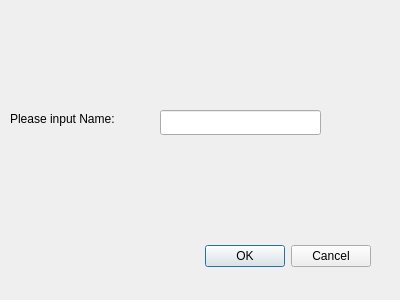
<?xml version="1.0" encoding="UTF-8"?>
<ui version="4.0">
 <class>ConnectionEdit</class>
 <widget class="QDialog" name="ConnectionEdit">
  <property name="geometry">
   <rect>
    <x>0</x>
    <y>0</y>
    <width>400</width>
    <height>300</height>
   </rect>
  </property>
  <property name="windowTitle">
   <string>Edit</string>
  </property>
  <widget class="QDialogButtonBox" name="buttonBox">
   <property name="geometry">
    <rect>
     <x>30</x>
     <y>240</y>
     <width>341</width>
     <height>32</height>
    </rect>
   </property>
   <property name="orientation">
    <enum>Qt::Horizontal</enum>
   </property>
   <property name="standardButtons">
    <set>QDialogButtonBox::Cancel|QDialogButtonBox::Ok</set>
   </property>
  </widget>
  <widget class="QLabel" name="namelabel">
   <property name="geometry">
    <rect>
     <x>10</x>
     <y>110</y>
     <width>141</width>
     <height>17</height>
    </rect>
   </property>
   <property name="text">
    <string>Please input Name:</string>
   </property>
  </widget>
  <widget class="QLineEdit" name="lineEdit">
   <property name="geometry">
    <rect>
     <x>160</x>
     <y>110</y>
     <width>161</width>
     <height>25</height>
    </rect>
   </property>
  </widget>
 </widget>
 <resources/>
 <connections>
  <connection>
   <sender>buttonBox</sender>
   <signal>accepted()</signal>
   <receiver>ConnectionEdit</receiver>
   <slot>accept()</slot>
   <hints>
    <hint type="sourcelabel">
     <x>248</x>
     <y>254</y>
    </hint>
    <hint type="destinationlabel">
     <x>157</x>
     <y>274</y>
    </hint>
   </hints>
  </connection>
  <connection>
   <sender>buttonBox</sender>
   <signal>rejected()</signal>
   <receiver>ConnectionEdit</receiver>
   <slot>reject()</slot>
   <hints>
    <hint type="sourcelabel">
     <x>316</x>
     <y>260</y>
    </hint>
    <hint type="destinationlabel">
     <x>286</x>
     <y>274</y>
    </hint>
   </hints>
  </connection>
 </connections>
</ui>
